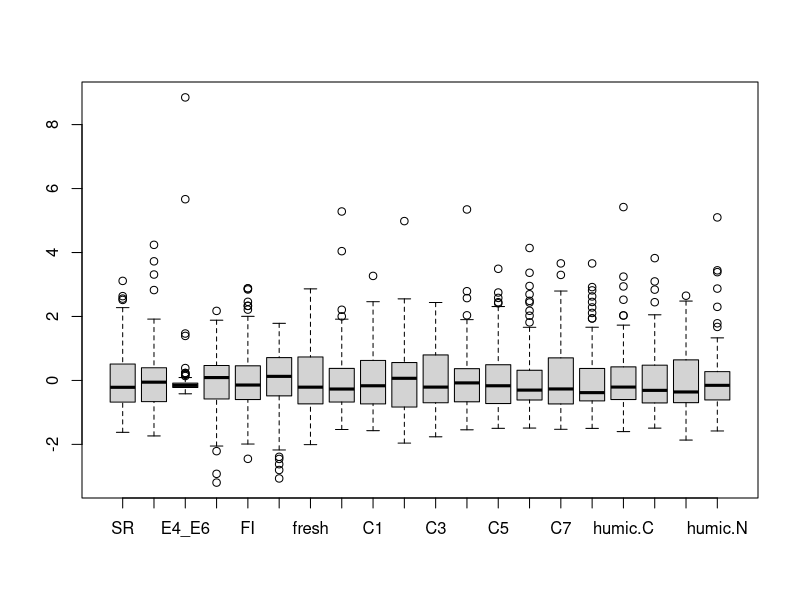
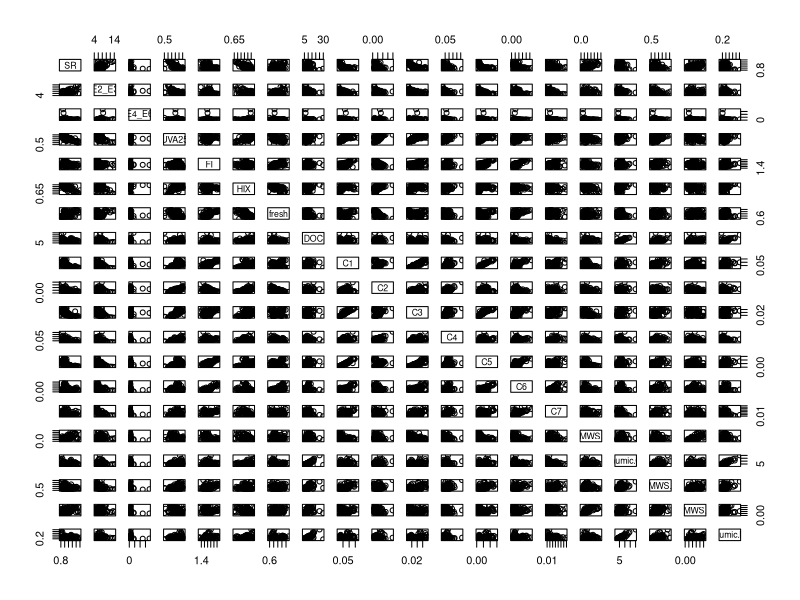
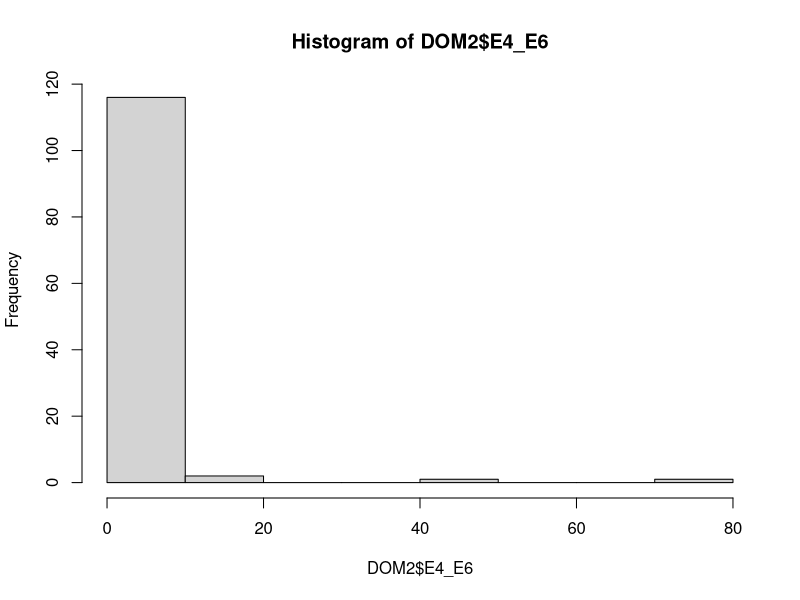
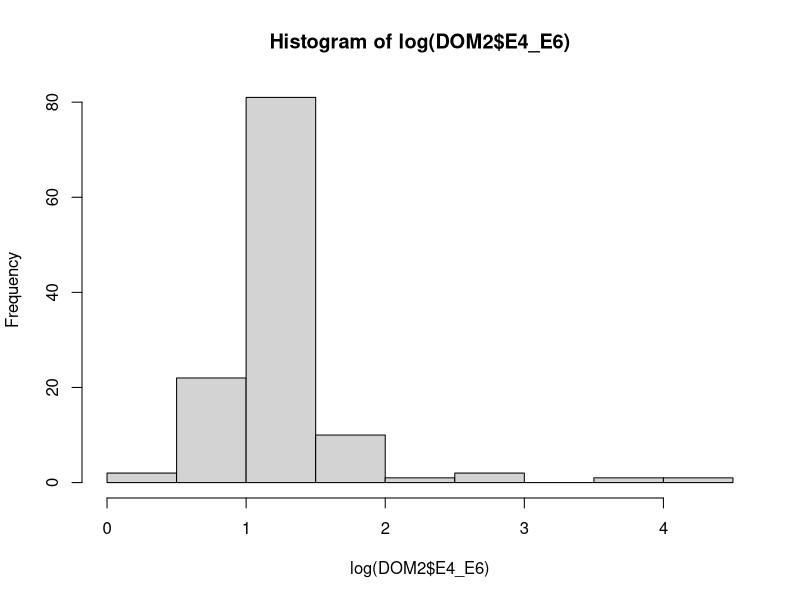
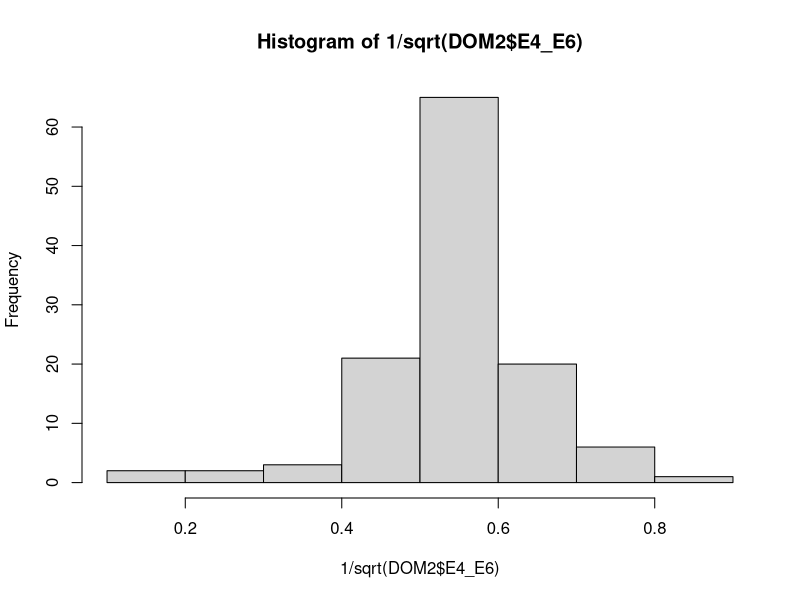
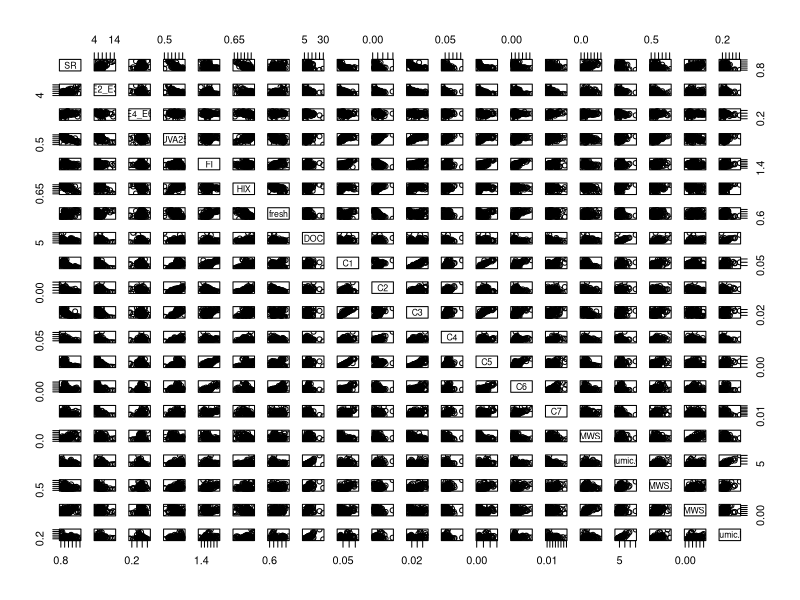
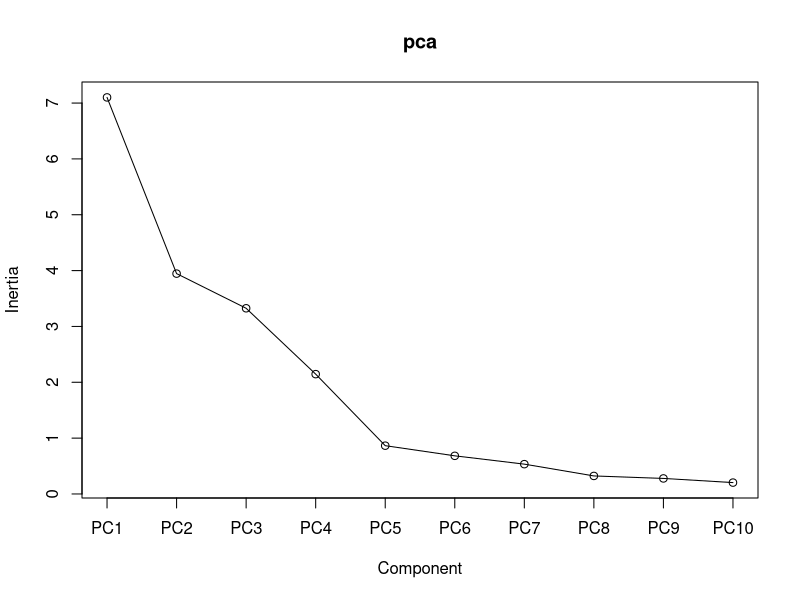
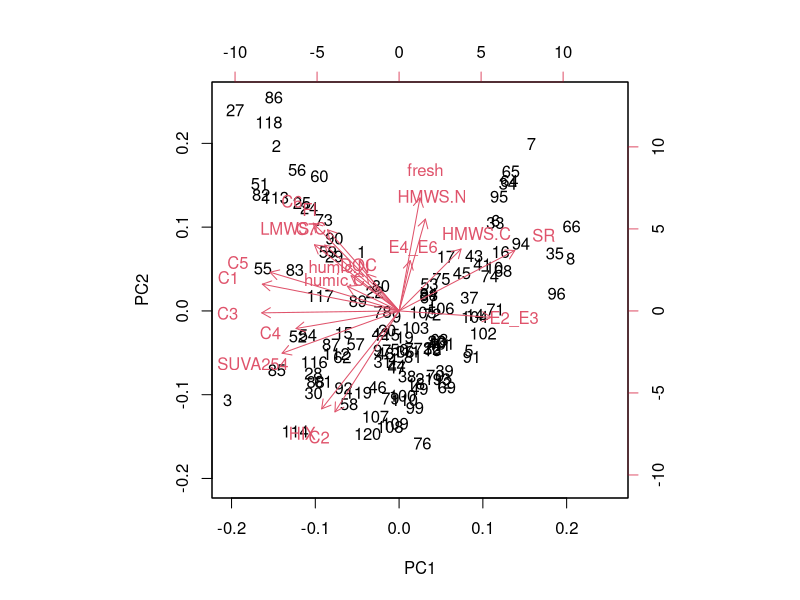

Generate these figures, in order, with R: (Note: this script raises an error after producing the figures.)
## ---- chunk 1
knitr::opts_chunk$set(echo = TRUE, error=TRUE)
## ---- chunk 2
library(vegan)
library(MASS)
library(shape) # just for better arrows drawing

DOM<-read.table(file="data/DOM_Berlin_Romero.txt",header=TRUE)
names(DOM)
## ---- chunk 3
DOM2<-DOM[,8:27] # only these variables have complete info for all seasons
any(is.na(DOM[,8:27]))
boxplot(scale(DOM2))
# also make histograms
# maybe consider transformation of variables to improve linearity of relationships
plot(DOM2)
# use quartz() or x11() to open a separate graphical device if you need it

# variable E4_E6 behaves differently than others (highly skewed)
any(DOM2$E4_E6<=0)
hist(DOM2$E4_E6)
hist(log(DOM2$E4_E6))
hist(1/sqrt(DOM2$E4_E6)) # better (even if pretty arbitrary)
DOM2$E4_E6<-1/sqrt(DOM2$E4_E6)
plot(DOM2)

# run PCA
pca<-prcomp(DOM2, center=TRUE, scale.=TRUE)

summary(pca)
eigenvals(pca)
screeplot(pca,type="lines")
# We keep 2 axes of the PCA for graphing and further analysis. Alternatively we could keep 4, which is supported by the Scree plot as well and also by the eigenvalues (these drop below 1 at PC5)

#with package vegan
pca2<-rda(DOM2, scale=TRUE)

## ---- chunk 4
# correlation biplot
biplot(pca) # quick and dirty
# by hand:
plot(pca$x)

# use different colors for water body types
str(DOM)
DOM$Type<-as.factor(DOM$Type)
levels(DOM$Type)
DOM$col.type<-DOM$Type
levels(DOM$col.type)<-c("darkgreen","lightgreen","darkblue","lightblue")
DOM$col.type<-as.character(DOM$col.type)

# could use different symbols for season
DOM$pch.season<-as.factor(DOM$Season)
levels(DOM$pch.season)<-c(21:24)
DOM$pch.season<-as.numeric(as.character(DOM$pch.season))

summary(pca)

# plot scores
plot(pca$x[,1],pca$x[,2],pch=DOM$pch.season,col=DOM$col.type,cex=2,lwd=2,
     xlab="PC1 (35.5%)", ylab="PC2 (19.7%)")
#ordiellipse(pca, groups=DOM$Site)
ordispider(pca, groups=DOM$Site)

# clean correlation biplot here
layout(matrix(1:2,1,2)) # make room for 2 plots
plot(pca$x[,1],pca$x[,2],pch=DOM$pch.season,col=DOM$col.type,cex=2,lwd=2,
     xlab="PC1 (35.5%)", ylab="PC2 (19.7%)")
plot(pca$x[,1],pca$x[,2],pch=DOM$pch.season, col="white",
     xlab="PC1 (35.5%)", ylab="PC2 (19.7%)")
loadings<-pca$rotation # the variable loadings
arrows<-loadings*8 # with extension factor
Arrows(x0=0,y0=0,x1=arrows[,1],y1=arrows[,2])
text(x=arrows[,1]*1.3,y=arrows[,2]*1.3,labels=rownames(loadings))
# 
# #scaling=2
# #layout(matrix(1:2,1,2)) # make room for 2 plots
# plot(pca$x[,1]/pca$sdev[1],pca$x[,2]/pca$sdev[2],pch=DOM$pch.season,col=DOM$col.type,cex=2,lwd=2,
#      xlab="PC1 (35.5%)", ylab="PC2 (19.7%)")
# plot(pca$x[,1]/pca$sdev[1],pca$x[,2]/pca$sdev[2],pch=DOM$pch.season,col="white",
#      xlab="PC1 (35.5%)", ylab="PC2 (19.7%)")
# structure<-cor(DOM2,pca$x)*2
# Arrows(x0=0,y0=0,x1=structure[,1],y1=structure[,2])
# text(structure[,1]*1.2,structure[,2]*1.2,names(DOM2))

#with package vegan
site_scores<-scores(pca2, display="sites")
loadings<-scores(pca2, display="species")
#select only most important variables for plotting
pc1_loads<-sort(abs (loadings[,1]), decreasing = TRUE)
pc2_loads<-sort(abs (loadings[,2]), decreasing = TRUE)
sel.loads.names<-c(names(pc1_loads)[1:5], names(pc2_loads)[1:5])
sel.loads<-loadings[sel.loads.names,]

#biplot
plot(site_scores, pch=DOM$pch.season,col=DOM$col.type,cex=2,lwd=2,
     xlab="PC1 (35.5%)", ylab="PC2 (19.7%)")
arrows<-sel.loads*0.3 # with reduction factor
arrows.text<-arrows*1.2 # position of text
xshift<-1 #move center of arrows to the side of the plot
yshift<--0.7
Arrows(x0=0+xshift,y0=0+yshift,x1=arrows[,1]+xshift,y1=arrows[,2]+yshift)
text(x=arrows.text[,1]+xshift, y=arrows.text[,2]+yshift, labels=rownames(sel.loads))

#belongs to next (3) task
ordihull(pca2, groups=DOM$Type)

## ---- chunk 5
# run 2-way ANOVA assuming complete independence between all cases and seasons (120 different water bodies...)
m<-lm(pca$x[,1]~Season*Type,data=DOM)
anova(m)
# could do Bartlett-test, etc...
# a bit sloppy because it ignores repeated measures for each site, thus wrong
# could include "site" as random factor in a mixed model (but we don´t know how this works)
# or compute average per site over 4 seasons, information loss, but correct test

meanPC1<-tapply(pca$x[,1],DOM$Site, mean) # site-specific average location on PC1
varPC1<-tapply(pca$x[,1], DOM$Site, var) # site-specific seasonal variance on PC1
meanType<-DOM$Type[match(names(meanPC1), DOM$Site)]

boxplot(meanPC1~meanType)
m2<-lm(meanPC1~meanType)
anova(m2)

bartlett.test(meanPC1~meanType)
TukeyHSD(aov(m2))
# there is a significant effect of water body type on mean location along PC1

boxplot(sqrt(varPC1)~meanType)
m3<-lm(sqrt(varPC1)~meanType)
anova(m3)
# there is NO significant effect of water body type on seasonal variance along PC1
## ---- chunk 6
# # adding mass-spectrometry information
# # first just rebuild plot from above
# plot(pca$x[,1]/pca$sdev[1],pca$x[,2]/pca$sdev[2],pch=DOM$pch.season,col="white",
#      xlab="PC1 (35.5%)", ylab="PC2 (19.7%)")
# Arrows(x0=0,y0=0,x1=structure[,1],y1=structure[,2]); text(structure[,1]*1.2,structure[,2]*1.2,names(DOM2))
# 
# # then add mass-spectrometry information
# names(DOM)
# DOM3<-DOM[,28:34]
# structure2<-cor(DOM3,pca$x,use="complete.obs")*2
# Arrows(x0=0,y0=0,x1=structure2[,1],y1=structure2[,2],col="red")
# text(structure2[,1]*1.2,structure2[,2]*1.2,names(DOM3),col="red")
## ---- chunk 7
# first just rebuild plot from above
# plot(pca$x[,1]/pca$sdev[1],pca$x[,2]/pca$sdev[2],pch=DOM$pch.season,col="white",
#      xlab="PC1 (35.5%)", ylab="PC2 (19.7%)")
# Arrows(x0=0,y0=0,x1=structure[,1],y1=structure[,2]); text(structure[,1]*1.2,structure[,2]*1.2,names(DOM2))
# Arrows(x0=0,y0=0,x1=structure2[,1],y1=structure2[,2],col="red")
# text(structure2[,1]*1.2,structure2[,2]*1.2,names(DOM3),col="red")

# # then add drivers
# DOM4<-DOM[,35:42]
# structure3<-cor(DOM4,pca$x,use="complete.obs")*2
# Arrows(x0=0,y0=0,x1=structure3[,1],y1=structure3[,2],col="blue",lwd=2)
# text(structure3[,1]*1.2,structure3[,2]*1.2,names(DOM4),col="blue")

# first just rebuild plot from above
DOM4<-DOM[,35:38]
apply(DOM4, 2, hist)
DOM4<-log1p(DOM4+1)
boxplot(scale(DOM4))

plot(site_scores, pch=DOM$pch.season,col=DOM$col.type,cex=2,lwd=2,
     xlab="PC1 (35.5%)", ylab="PC2 (19.7%)")
arrows<-sel.loads # with reduction factor
arrows.text<-arrows*1.2 # position of text
Arrows(x0=0,y0=0,x1=arrows[,1],y1=arrows[,2])
text(x=arrows.text[,1], y=arrows.text[,2], labels=rownames(sel.loads))

# 
# # and use envfit to fit drivers onto the ordination
fit<-envfit(pca2, scale(DOM4))
plot(fit, col = "red")

ordisurf(pca2, DOM4[,6], add=TRUE)
(fit<-envfit(pca2, DOM4[,6]))
plot(fit, col = "red")

# consider regressions to explain DOM quality
m1<-lm(pca$x[,1]~., data=data.frame(scale(DOM4)))
summary(m1)


## ---- chunk 8
# consider regressions to explain DOM quality
m1<-lm(pca$x[,1]~., data=DOM4)
summary(m1)

# do this much better with a RDA
zDOM2<-scale(DOM2) # must at least be centered even if dimensionally homogeneous!
xmat<-DOM4 # the constraints (or drivers or predictors)
myrda<-rda(zDOM2~.,data=xmat) # take care: confusing X and Y argument names if you work without formula notation

anova(myrda)
anova(myrda,by="axis",model="direct",perm.max=9999,step=1000)
anova(myrda,by="term",model="direct",perm.max=9999,step=1000)
anova(myrda,by="margin",model="direct",perm.max=9999,step=1000)

(sites<-scores(myrda,choices=c(1,2),display="sites",scaling=1)) 
(lcs<-scores(myrda,choices=c(1,2),display="lc",scaling=1))
(species<-scores(myrda,choices=c(1,2),display="species",scaling=1)*0.2)
(constraints<-scores(myrda,choices=c(1,2),display="bp",scaling=1)*3) 

layout(matrix(1:2,1,2)) # make room for 2 plots
plot(sites,asp=1,pch=DOM$pch.season,col=DOM$col.type,cex=2,lwd=2)
#plot(lcs,asp=1,pch=DOM$pch.season,col=DOM$col.type,cex=2,lwd=2)

plot(sites,asp=1,pch=DOM$pch.season,col="white",cex=2,lwd=2)
Arrows(x0=0,y0=0,x1=constraints[,1],y1=constraints[,2],lwd=1.5,col="blue")
text(constraints[,1]*1.1,constraints[,2]*1.1,label=rownames(constraints),pos=4,cex=0.8,col="blue")

Arrows(x0=0,y0=0,x1=species[,1],y1=species[,2],lwd=2,arr.length=0,col="red")
text(species[,1:2]*1.1,label=rownames(species),pos=4,cex=1,col="red")
